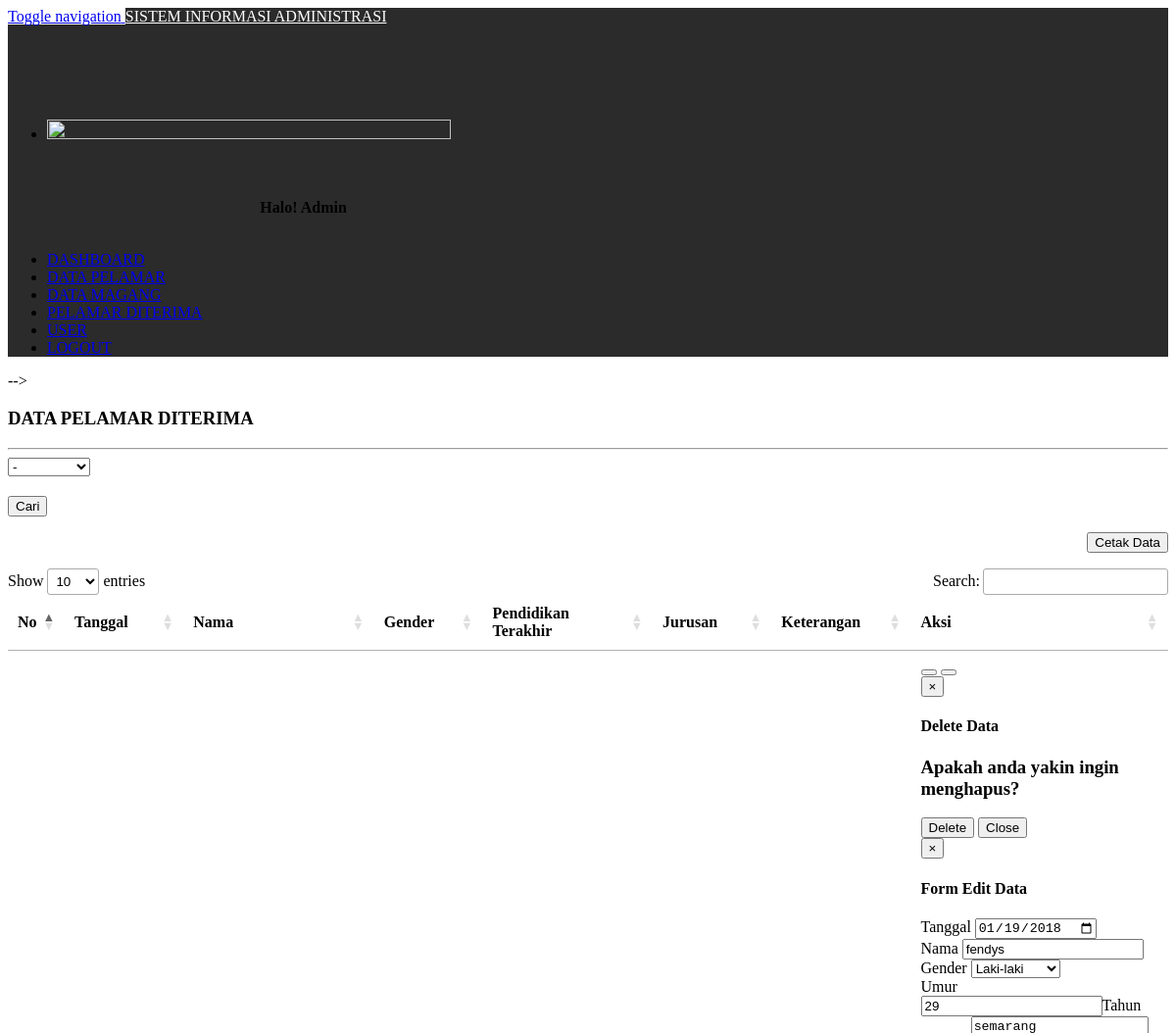
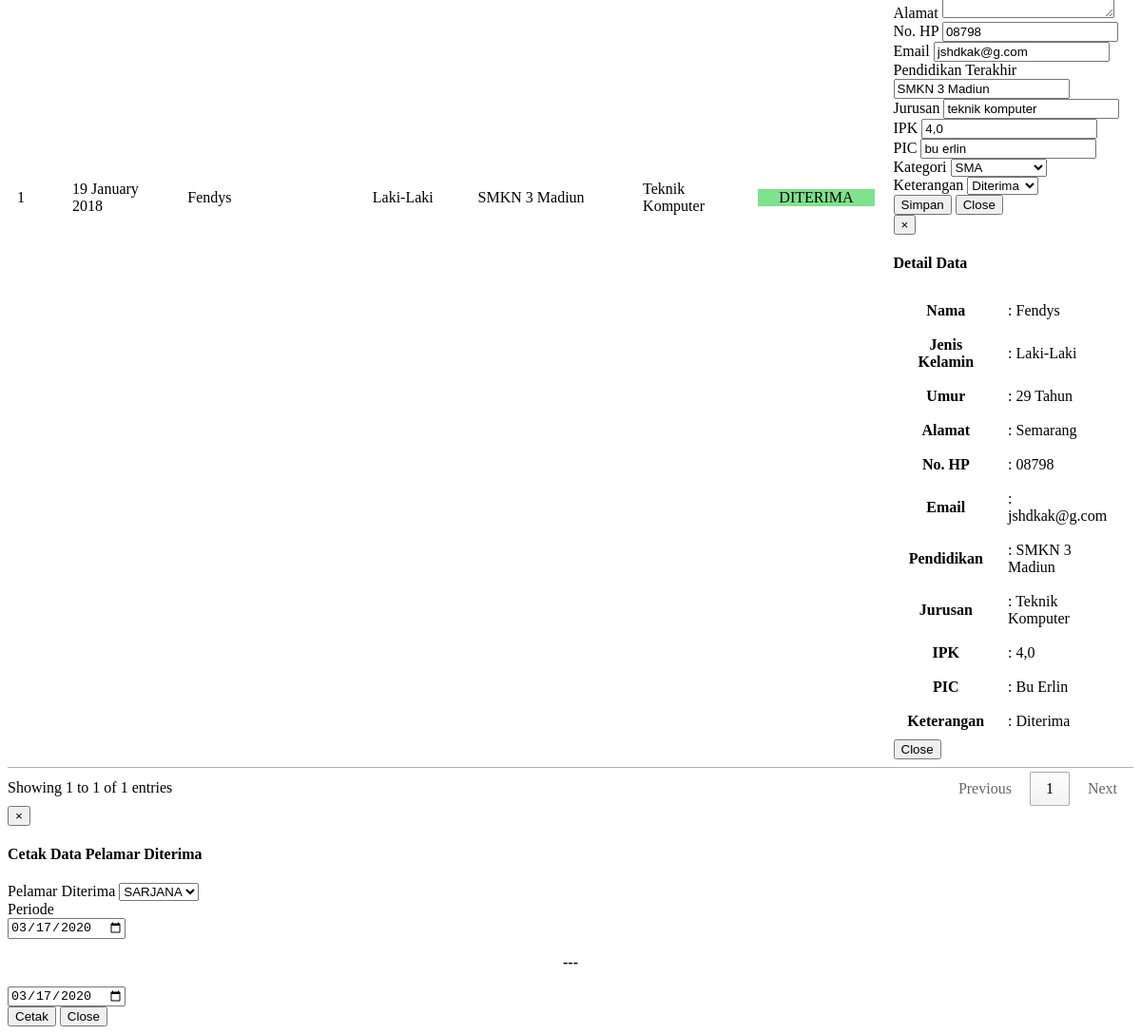
The app's page /diterima.php?kategori=sma with its own data (2 pictures, top to bottom).
### tables this page shows
CREATE TABLE `data` (
  `id_data` int(3) NOT NULL,
  `nama` varchar(50) NOT NULL,
  `jenis_kelamin` varchar(20) NOT NULL,
  `umur` int(10) NOT NULL,
  `alamat` varchar(100) NOT NULL,
  `no_hp` varchar(30) NOT NULL,
  `pendidikan` varchar(100) NOT NULL,
  `jurusan` varchar(30) NOT NULL,
  `ipk` varchar(10) NOT NULL,
  `pic` varchar(30) NOT NULL,
  `keterangan` varchar(255) NOT NULL,
  `jenis` varchar(20) NOT NULL,
  `tanggal` date NOT NULL,
  `email` varchar(100) NOT NULL
);

### diterima.php (the view, shortened to what this page needs)
<!DOCTYPE html>
<html>
<head>
</head>
<body>
	<!-- <?php include "menu.php";
	?> -->
	<div class="col-sm-10 col-sm-offset-2" id="content">
			<div class="panel_body">
			<h3><b>DATA PELAMAR DITERIMA </b></h3>
			<hr>
			<div class="col-sm-2" style="margin-bottom: 20px;">
				<form method="get">
					<select class="form-control" name="kategori">
						<option value="">-</option>
					</select>
			</div>
			<div class="col-sm-1">
					<button type="submit" class="btn btn-warning">Cari</button>
			</div>
			<div class="col-sm-9">
				<p align="right">
					<button class="btn btn-primary" data-toggle="modal" data-target="#myModal3"><span class="glyphicon glyphicon-print"></span> Cetak Data </button>
			</div>
		</div>
			<div class="table-responsive col-sm-12">
			<table class="table table-bordered" id="myTable">
				<thead>
					<tr>
						<th width="10"> No </th>
						<th width="80"> Tanggal </th>
						<th width="150"> Nama </th>
						<th width="70"> Gender </th>
						<th width="130"> Pendidikan Terakhir </th>
						<th width="80"> Jurusan </th>
						<th width="100"> Keterangan </th>
						<th width="60"> Aksi </th>
					</tr>
				</thead>
				<tbody>
					 <?php
			            include "koneksi.php";
			            $cari = $_GET['kategori'];
			            $i=1;
			            $query = " SELECT * FROM data where keterangan='diterima' and jenis like '%$cari%' order by tanggal desc";
			            $result = mysqli_query($connect, $query) or die (mysqli_error($connect));
			            while ($row = mysqli_fetch_array($result)){
			            ?>
					<tr>
						<td> <?php echo $i++; ?> </td>
						<td> <?php echo date('d F Y', strtotime($row['tanggal']));  ?> </td>
						<td style="text-transform: capitalize;"> <?php echo $row['nama']; ?> </td>
						<td style="text-transform: capitalize;"> <?php echo $row['jenis_kelamin']; ?></td>
						<td style="text-transform: capitalize;"> <?php echo $row['pendidikan']; ?> </td>
						<td style="text-transform: capitalize;"> <?php echo $row['jurusan']; ?> </td>
						<td style="text-transform: uppercase;"> <p style="background-color: #7fe28c; text-align: center;"><?php echo $row['keterangan']; ?></p> </td>
						<td>
							<button class="btn btn-info btn-sm" data-toggle="modal" data-toggle="tooltip" title="Detail" data-target="#detail<?php echo $row['id_data']; ?>" > <span class="glyphicon glyphicon-check"></span> </button>
							<button class="btn btn-danger btn-sm" data-toggle="modal" data-toggle="tooltip" title="Delete" data-target="#delete<?php echo $row['id_data']; ?>" > <span class="glyphicon glyphicon-trash"></span> </button>
							<?php include "button_data.php"; ?>
						</td>
					</tr>
					<?php } ?>
				</tbody>
			</table>
		</div>
	</div>
	<div class="modal fade" id="myModal3">
			<div class="modal-dialog">
				<div class="modal-content">
					<div class="modal-header">
						<button type="button" class="close" data-dismiss="modal">&times; </button>
						<h4 class="modal-title" id="myModalLabel"> Cetak Data Pelamar Diterima</h4>
					</div>
					<div class="modal-body">
						<form method="get" action="cetakdataditerima.php?jenis=<?php echo $jenis; ?>">
							<div class="form-group">
								<label> Pelamar Diterima </label>
								<select name="jenis" id="jenis" class="form-control" style="text-transform: uppercase;" >
									<?php
						            include "koneksi.php";
						            $query = " SELECT * FROM data group by jenis";
						            $result = mysqli_query($connect, $query) or die (mysqli_error($connect));
						            while ($row = mysqli_fetch_array($result)){
						            ?>
									<option  value="<?php echo $row['jenis']; ?>"><?php echo $row['jenis']; ?></option>
								<?php } ?>
								</select>
							</div>
							<div class="form-group">
								<label> Periode </label><br>
								<div class="col-sm-5" style="padding: 0px !important;">
									<input type="date" class="form-control" value="<?php echo date('Y-m-d'); ?>" name="tgl_awal">
								</div>
								<div class="col-sm-2">
									<p align="center"><b>---</b></p>
								</div>
								<div class="col-sm-5" style="padding: 0px !important;">
									<input type="date" class="form-control" value="<?php echo date('Y-m-d'); ?>" name="tgl_akhir">
								</div>
							</div>
					</div>
					<div class="modal-footer">
						<button type="submit" value="Cetak" class="btn btn-primary">Cetak</button>
						<button type="button" class="btn btn-default" data-dismiss="modal"> Close </button>
					</div>
				</div>
			</div>
		</div>
<link rel="stylesheet" href="https://cdn.datatables.net/1.10.16/css/jquery.dataTables.min.css">
</body>
</html>

### button_data.php (shortened to what this page needs)
<div class="modal fade" id="delete<?php echo $row['id_data']; ?>">
			<div class="modal-dialog">
				<div class="modal-content">
					<div class="modal-header">
						<button type="button" class="close" data-dismiss="modal">&times; </button>
						<h4 class="modal-title" id="myModalLabel"> Delete Data</h4>
					</div>
					<div class="modal-body">
						<form method="POST" id="insert_form" action="proses_deletedata.php?id_data=<?php echo $row['id_data']; ?>">
							<h3>Apakah anda yakin ingin menghapus?</h3>
					</div>
					<div class="modal-footer">
						<input type="submit" name="delete" value="Delete" id="delete" class="btn btn-danger"/>
						<button type="button" class="btn btn-default" data-dismiss="modal"> Close </button>
					</div>
				</div>
			</div>
		</div>
<div class="modal fade" id="edit<?php echo $row['id_data']; ?>">
			<div class="modal-dialog">
				<div class="modal-content">
					<div class="modal-header">
						<button type="button" class="close" data-dismiss="modal">&times; </button>
						<h4 class="modal-title" id="myModalLabel"> Form Edit Data</h4>
					</div>
					<div class="modal-body">
						<?php
							$edit=mysqli_query($connect, "select * from data where id_data = '".$row['id_data']."'")or die (mysqli_error($connect));
							$erow=mysqli_fetch_array($edit);
						?>
						<form method="POST" id="insert_form" action="proses_editdata.php?id_data=<?php echo $row['id_data']; ?>">
							<div class="form-group">
								<label> Tanggal </label>
								<input class="form-control" type="date" value="<?php echo $erow['tanggal']; ?>" name="tanggal" placeholder="Masukkan Tanggal" required="" />
							</div>
							<div class="form-group">
								<label> Nama </label>
								<input class="form-control" type="text" value="<?php echo $erow['nama']; ?>" name="nama" placeholder="Masukkan Nama" required="" />
							</div>
							<div class="form-group">
								<label> Gender </label>
								<select class="form-control" name="jenis_kelamin" id="jenis_kelamin" required="">
									<option value="laki-laki" <?php $erow['jenis_kelamin']=='laki-laki' ? print "selected":"";?>> Laki-laki</option>
								</select>
							</div>
							<div class="form-group">
								<label> Umur </label>
								<div class="input-group">
									<input class="form-control" min="16" type="number" name="umur" placeholder="Masukkan Umur" required="" value="<?php echo $erow['umur'];?>" /><span class="input-group-addon">Tahun</span>
								</div>
							</div>
							<div class="form-group">
								<label> Alamat </label>
								<textarea class="form-control" rows="2" name="alamat" placeholder="Masukkan Alamat" required=""><?php echo $erow['alamat']; ?></textarea>
							</div>
							<div class="form-group">
								<label> No. HP </label>
								<input class="form-control" type="text" name="no_hp" value="<?php echo $erow['no_hp']; ?>" placeholder="Masukkan No. HP"  />
							</div>
							<div class="form-group">
								<label> Email </label>
								<input class="form-control" type="text" name="email" value="<?php echo $erow['email']; ?>" placeholder="Masukkan Email" />
							</div>
							<div class="form-group">
								<label> Pendidikan Terakhir </label>
								<input class="form-control" type="text" name="pendidikan" value="<?php echo $erow['pendidikan']; ?>" placeholder="Masukkan Pendidikan Terkahir" required="" />
							</div>
							<div class="form-group">
								<label> Jurusan</label>
								<input class="form-control" type="text" name="jurusan" value="<?php echo $erow['jurusan']; ?>" placeholder="Masukkan Jurusan" required="" />
							</div>
							<div class="form-group">
								<label> IPK </label>
								<input class="form-control" type="text" name="ipk" value="<?php echo $erow['ipk']; ?>" placeholder="Masukkan IPK"  />
							</div>
							<div class="form-group">
								<label> PIC </label>
								<input class="form-control" type="text" name="pic" value="<?php echo $erow['pic']; ?>" placeholder="Masukkan PIC"  />
							</div>
							<div class="form-group">
								<label> Kategori </label>
								<select class="form-control" name="jenis" id="jenis" required="">
									<option value="sma" <?php $erow['jenis']=='sma' ? print "selected":"";?>>SMA</option>
								</select>
							</div>
							<div class="form-group">
								<label> Keterangan </label>
								<select class="form-control" name="keterangan" id="keterangan" >
									<option value="diterima" <?php $erow['keterangan']=='diterima' ? print "selected":"";?>> Diterima </option>
								</select>
							</div>
					</div>
					<div class="modal-footer">
						<input type="submit" name="simpan" value="Simpan" id="simpan" class="btn btn-primary"/ >
						<button type="button" class="btn btn-default" data-dismiss="modal"> Close </button>
					</div>
				</div>
			</div>
		</div>
<div class="modal fade" id="detail<?php echo $row['id_data']; ?>">
			<div class="modal-dialog">
				<div class="modal-content">
					<div class="modal-header">
						<button type="button" class="close" data-dismiss="modal">&times; </button>
						<h4 class="modal-title" id="myModalLabel"> Detail Data</h4>
					</div>
					<div class="modal-body">
						<?php
							$edit=mysqli_query($connect, "select * from data where id_data = '".$row['id_data']."'")or die (mysqli_error($connect));
							$erow=mysqli_fetch_array($edit);
						?>
					<table>
						<tbody>
							<tr>
								<th>Nama</th>
								<td style="text-transform: capitalize;"> : <?php echo $erow['nama']; ?></td>
							</tr>
							<tr>
								<th>Jenis Kelamin</th>
								<td style="text-transform: capitalize;"> : <?php echo $erow['jenis_kelamin']; ?></td>
							</tr>
							<tr>
								<th>Umur</th>
								<td style="text-transform: capitalize;"> : <?php echo $erow['umur']; ?> Tahun</td>
							</tr>
							<tr>
								<th>Alamat</th>
								<td style="text-transform: capitalize;"> : <?php echo $erow['alamat']; ?></td>
							</tr>
							<tr>
								<th>No. HP</th>
								<td> : <?php echo $erow['no_hp']; ?></td>
							</tr>
							<tr>
								<th>Email</th>
								<td> : <?php echo $erow['email']; ?></td>
							</tr>
							<tr>
								<th>Pendidikan</th>
								<td style="text-transform: capitalize;"> : <?php echo $erow['pendidikan']; ?></td>
							</tr>
							<tr>
								<th>Jurusan</th>
								<td style="text-transform: capitalize;"> : <?php echo $erow['jurusan']; ?></td>
							</tr>
							<tr>
								<th>IPK </th>
								<td> : <?php echo $erow['ipk']; ?></td>
							</tr>
							<tr>
								<th>PIC</th>
								<td style="text-transform: capitalize;"> : <?php echo $erow['pic']; ?></td>
							</tr>
							<tr>
								<th>Keterangan</th>
								<td style="text-transform: capitalize;"> : <?php echo $erow['keterangan']; ?></td>
							</tr>
						</tbody>
					</table>
					<div class="modal-footer">
						<button type="button" class="btn btn-default" data-dismiss="modal"> Close </button>
					</div>
				</div>
			</div>
		</div>

### records on screen
data: tanggal "19 January 2018", nama "Fendys", jenis_kelamin "Laki-Laki", pendidikan "SMKN 3 Madiun", jurusan "Teknik Komputer", keterangan "DITERIMA", tanggal "01/19/2018", nama "fendys", umur "29", alamat "semarang", no_hp "08798", email "jshdkak@g.com", jurusan "teknik komputer", ipk "4,0", pic "bu erlin", alamat "Semarang", pic "Bu Erlin", keterangan "Diterima"

### other values on screen
form field jenis "sarjana"
